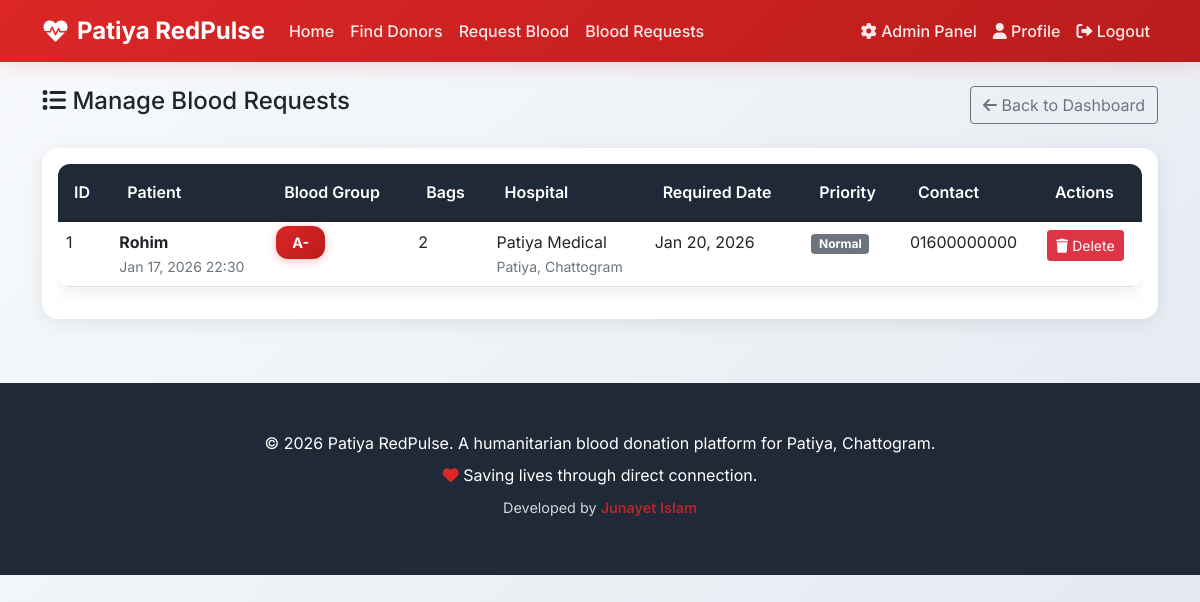
Screenshot of /admin-panel/requests/ (signed in) with the database file from the repository.
### blood_requests/models.py (models this page shows, shortened)
class BloodRequest(models.Model):
    EMERGENCY_LEVELS = [
        ('Normal', 'Normal'),
        ('Emergency', 'Emergency'),
    ]
    PATIENT_CONDITIONS = [
        ('Stable', 'Stable'),
        ('Critical', 'Critical'),
        ('Life Threatening', 'Life Threatening'),
        ('Surgery', 'Surgery'),
        ('Accident', 'Accident'),
        ('Maternity', 'Maternity'),
        ('Other', 'Other'),
    ]
    BLOOD_GROUPS = [
        ('A+', 'A+'),
        ('A-', 'A-'),
        ('B+', 'B+'),
        ('B-', 'B-'),
        ('AB+', 'AB+'),
        ('AB-', 'AB-'),
        ('O+', 'O+'),
        ('O-', 'O-'),
    ]
    patient_name = models.CharField(max_length=100)
    required_blood_group = models.CharField(max_length=3, choices=BLOOD_GROUPS)
    number_of_bags = models.IntegerField(default=1)
    hospital_name = models.CharField(max_length=200)
    hospital_address = models.TextField()
    patient_condition = models.CharField(max_length=20, choices=PATIENT_CONDITIONS, default='Stable')
    emergency_level = models.CharField(max_length=10, choices=EMERGENCY_LEVELS, default='Normal')
    required_date = models.DateField()
    contact_phone = models.CharField(max_length=15)
    additional_info = models.TextField(blank=True, null=True)
    request_date = models.DateTimeField(default=timezone.now)
    is_active = models.BooleanField(default=True)
    @property
    def is_emergency(self):
        return self.emergency_level == 'Emergency'
    class Meta:
        ordering = ['-request_date']

### admin_panel/views.py (the view)
# urls.py: path('requests/', views.manage_requests, name='manage_requests'),
@login_required
def manage_requests(request):
    if not request.user.is_staff:
        messages.error(request, 'You do not have permission to access this page.')
        return redirect('home')
    requests = BloodRequest.objects.all().order_by('-request_date')
    context = {
        'requests': requests,
        'title': 'Manage Blood Requests'
    }
    return render(request, 'admin_panel/manage_requests.html', context)

### templates/admin_panel/manage_requests.html
{% extends 'base.html' %}
{% block content %}
<div class="d-flex justify-content-between align-items-center mb-4">
    <h4><i class="fas fa-list"></i> Manage Blood Requests</h4>
    <a href="{% url 'admin_dashboard' %}" class="btn btn-outline-secondary">
        <i class="fas fa-arrow-left"></i> Back to Dashboard
    </a>
</div>
<div class="card">
    <div class="card-body">
        {% if requests %}
            <div class="table-responsive">
                <table class="table table-hover">
                    <thead class="table-dark">
                        <tr>
                            <th>ID</th>
                            <th>Patient</th>
                            <th>Blood Group</th>
                            <th>Bags</th>
                            <th>Hospital</th>
                            <th>Required Date</th>
                            <th>Priority</th>
                            <th>Contact</th>
                            <th>Actions</th>
                        </tr>
                    </thead>
                    <tbody>
                        {% for request in requests %}
                            <tr {% if request.is_emergency %}class="table-danger"{% endif %}>
                                <td>{{ request.id }}</td>
                                <td>
                                    <strong>{{ request.patient_name }}</strong><br>
                                    <small class="text-muted">{{ request.request_date|date:"M d, Y H:i" }}</small>
                                </td>
                                <td><span class="blood-group-badge">{{ request.required_blood_group }}</span></td>
                                <td>{{ request.number_of_bags }}</td>
                                <td>
                                    {{ request.hospital_name }}<br>
                                    <small class="text-muted">{{ request.hospital_address|truncatewords:5 }}</small>
                                </td>
                                <td>{{ request.required_date|date:"M d, Y" }}</td>
                                <td>
                                    {% if request.is_emergency %}
                                        <span class="badge bg-danger">
                                            <i class="fas fa-exclamation-triangle"></i> Emergency
                                        </span>
                                    {% else %}
                                        <span class="badge bg-secondary">Normal</span>
                                    {% endif %}
                                </td>
                                <td>{{ request.contact_phone }}</td>
                                <td>
                                    <a href="{% url 'delete_request' request.id %}"
                                       class="btn btn-sm btn-danger"
                                       onclick="return confirm('Are you sure you want to delete this request?')">
                                        <i class="fas fa-trash"></i> Delete
                                    </a>
                                </td>
                            </tr>
                        {% endfor %}
                    </tbody>
                </table>
            </div>
        {% else %}
            <div class="text-center py-5">
                <i class="fas fa-inbox fa-3x text-muted mb-3"></i>
                <h5 class="text-muted">No blood requests found</h5>
            </div>
        {% endif %}
    </div>
</div>
{% endblock %}

### templates/base.html (style rules this page uses)
:root { --medical-red: #dc2626; --medical-red-dark: #b91c1c; --medical-red-light: #fef2f2; --medical-blue: #2563eb; --medical-blue-light: #eff6ff; --medical-green: #16a34a; --medical-green-light: #f0fdf4; --medical-yellow: #d97706; --medical-yellow-light: #fffbeb; --medical-gray: #6b7280; --medical-gray-light: #f9fafb; --medical-dark: #1f2937; }
* { font-family: 'Inter', sans-serif; }
body { background: linear-gradient(135deg, #f8fafc 0%, #e2e8f0 100%); min-height: 100vh; }
.card { background: white; border-radius: 16px; box-shadow: 0 4px 20px rgba(0, 0, 0, 0.08); border: none; overflow: hidden; transition: all 0.3s ease; }
.blood-group-badge { background: linear-gradient(135deg, var(--medical-red) 0%, var(--medical-red-dark) 100%); color: white; padding: 0.5rem 1rem; border-radius: 12px; font-weight: 700; font-size: 0.9rem; box-shadow: 0 2px 10px rgba(220, 38, 38, 0.3); }
.table { border-radius: 12px; overflow: hidden; box-shadow: 0 4px 20px rgba(0, 0, 0, 0.08); }
.table thead th { background: var(--medical-dark); color: white; font-weight: 600; border: none; padding: 1rem; }
.table tbody tr { transition: all 0.3s ease; }

### rows the page displays
BloodRequest: id "1", patient_name "Rohim", request_date "Jan 17, 2026 22:30", required_blood_group "A-", number_of_bags "2", hospital_name "Patiya Medical", hospital_address "Patiya, Chattogram", required_date "Jan 20, 2026", emergency_level "Normal", contact_phone "01600000000"
